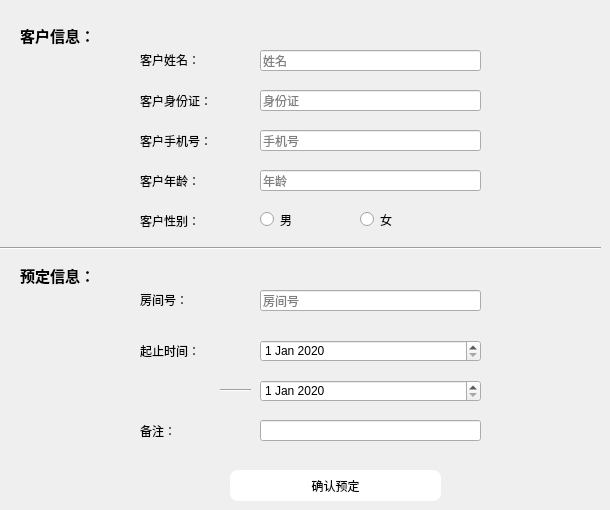
      <widget class="QWidget" name="page_8">
       <widget class="Line" name="line_7">
        <property name="geometry">
         <rect>
          <x>0</x>
          <y>240</y>
          <width>601</width>
          <height>16</height>
         </rect>
        </property>
        <property name="orientation">
         <enum>Qt::Horizontal</enum>
        </property>
       </widget>
       <widget class="QLabel" name="label_7">
        <property name="geometry">
         <rect>
          <x>20</x>
          <y>20</y>
          <width>91</width>
          <height>31</height>
         </rect>
        </property>
        <property name="font">
         <font>
          <family>FontAwesome</family>
          <pointsize>11</pointsize>
          <weight>75</weight>
          <bold>true</bold>
         </font>
        </property>
        <property name="text">
         <string>客户信息：</string>
        </property>
       </widget>
       <widget class="QLabel" name="label_8">
        <property name="geometry">
         <rect>
          <x>20</x>
          <y>260</y>
          <width>91</width>
          <height>31</height>
         </rect>
        </property>
        <property name="font">
         <font>
          <family>FontAwesome</family>
          <pointsize>11</pointsize>
          <weight>75</weight>
          <bold>true</bold>
         </font>
        </property>
        <property name="text">
         <string>预定信息：</string>
        </property>
       </widget>
       <widget class="QLineEdit" name="cname_booking">
        <property name="geometry">
         <rect>
          <x>260</x>
          <y>50</y>
          <width>221</width>
          <height>21</height>
         </rect>
        </property>
        <property name="placeholderText">
         <string>姓名</string>
        </property>
       </widget>
       <widget class="QLabel" name="label_20">
        <property name="geometry">
         <rect>
          <x>140</x>
          <y>120</y>
          <width>101</width>
          <height>41</height>
         </rect>
        </property>
        <property name="styleSheet">
         <string notr="true">font: 9pt &quot;FontAwesome&quot;;</string>
        </property>
        <property name="text">
         <string>客户手机号：</string>
        </property>
       </widget>
       <widget class="QLineEdit" name="cphone_booking">
        <property name="geometry">
         <rect>
          <x>260</x>
          <y>130</y>
          <width>221</width>
          <height>21</height>
         </rect>
        </property>
        <property name="placeholderText">
         <string>手机号</string>
        </property>
       </widget>
       <widget class="QLabel" name="label_28">
        <property name="geometry">
         <rect>
          <x>140</x>
          <y>40</y>
          <width>101</width>
          <height>40</height>
         </rect>
        </property>
        <property name="styleSheet">
         <string notr="true">font: 9pt &quot;FontAwesome&quot;;</string>
        </property>
        <property name="text">
         <string>客户姓名：</string>
        </property>
       </widget>
       <widget class="QLabel" name="label_31">
        <property name="geometry">
         <rect>
          <x>140</x>
          <y>80</y>
          <width>101</width>
          <height>41</height>
         </rect>
        </property>
        <property name="styleSheet">
         <string notr="true">font: 9pt &quot;FontAwesome&quot;;</string>
        </property>
        <property name="text">
         <string>客户身份证：</string>
        </property>
       </widget>
       <widget class="QLineEdit" name="cid_booking">
        <property name="geometry">
         <rect>
          <x>260</x>
          <y>90</y>
          <width>221</width>
          <height>21</height>
         </rect>
        </property>
        <property name="placeholderText">
         <string>身份证</string>
        </property>
       </widget>
       <widget class="QLabel" name="label_32">
        <property name="geometry">
         <rect>
          <x>140</x>
          <y>160</y>
          <width>101</width>
          <height>41</height>
         </rect>
        </property>
        <property name="styleSheet">
         <string notr="true">font: 9pt &quot;FontAwesome&quot;;</string>
        </property>
        <property name="text">
         <string>客户年龄：</string>
        </property>
       </widget>
       <widget class="QLabel" name="label_33">
        <property name="geometry">
         <rect>
          <x>140</x>
          <y>200</y>
          <width>101</width>
          <height>41</height>
         </rect>
        </property>
        <property name="styleSheet">
         <string notr="true">font: 9pt &quot;FontAwesome&quot;;</string>
        </property>
        <property name="text">
         <string>客户性别：</string>
        </property>
       </widget>
       <widget class="QLineEdit" name="cage_booking">
        <property name="geometry">
         <rect>
          <x>260</x>
          <y>170</y>
          <width>221</width>
          <height>21</height>
         </rect>
        </property>
        <property name="placeholderText">
         <string>年龄</string>
        </property>
       </widget>
       <widget class="QLineEdit" name="crid_booking">
        <property name="geometry">
         <rect>
          <x>260</x>
          <y>290</y>
          <width>221</width>
          <height>21</height>
         </rect>
        </property>
        <property name="text">
         <string/>
        </property>
        <property name="placeholderText">
         <string>房间号</string>
        </property>
       </widget>
       <widget class="QLabel" name="label_34">
        <property name="geometry">
         <rect>
          <x>140</x>
          <y>280</y>
          <width>101</width>
          <height>40</height>
         </rect>
        </property>
        <property name="styleSheet">
         <string notr="true">font: 9pt &quot;FontAwesome&quot;;</string>
        </property>
        <property name="text">
         <string>房间号：</string>
        </property>
       </widget>
       <widget class="QDateEdit" name="starttime_booking">
        <property name="geometry">
         <rect>
          <x>260</x>
          <y>340</y>
          <width>221</width>
          <height>22</height>
         </rect>
        </property>
        <property name="dateTime">
         <datetime>
          <hour>0</hour>
          <minute>0</minute>
          <second>0</second>
          <year>2020</year>
          <month>1</month>
          <day>1</day>
         </datetime>
        </property>
       </widget>
       <widget class="QLabel" name="label_35">
        <property name="geometry">
         <rect>
          <x>140</x>
          <y>330</y>
          <width>101</width>
          <height>41</height>
         </rect>
        </property>
        <property name="styleSheet">
         <string notr="true">font: 9pt &quot;FontAwesome&quot;;</string>
        </property>
        <property name="text">
         <string>起止时间：</string>
        </property>
       </widget>
       <widget class="QDateEdit" name="endtime_booking">
        <property name="geometry">
         <rect>
          <x>260</x>
          <y>380</y>
          <width>221</width>
          <height>22</height>
         </rect>
        </property>
        <property name="dateTime">
         <datetime>
          <hour>0</hour>
          <minute>0</minute>
          <second>0</second>
          <year>2020</year>
          <month>1</month>
          <day>1</day>
         </datetime>
        </property>
       </widget>
       <widget class="Line" name="line_8">
        <property name="geometry">
         <rect>
          <x>220</x>
          <y>380</y>
          <width>31</width>
          <height>20</height>
         </rect>
        </property>
        <property name="orientation">
         <enum>Qt::Horizontal</enum>
        </property>
       </widget>
       <widget class="QLabel" name="label_36">
        <property name="geometry">
         <rect>
          <x>140</x>
          <y>410</y>
          <width>101</width>
          <height>41</height>
         </rect>
        </property>
        <property name="styleSheet">
         <string notr="true">font: 9pt &quot;FontAwesome&quot;;</string>
        </property>
        <property name="text">
         <string>备注：</string>
        </property>
       </widget>
       <widget class="QLineEdit" name="remark_booking">
        <property name="geometry">
         <rect>
          <x>260</x>
          <y>420</y>
          <width>221</width>
          <height>21</height>
         </rect>
        </property>
        <property name="text">
         <string/>
        </property>
        <property name="placeholderText">
         <string/>
        </property>
       </widget>
       <widget class="QPushButton" name="commitBookingClient">
        <property name="geometry">
         <rect>
          <x>230</x>
          <y>470</y>
          <width>211</width>
          <height>31</height>
         </rect>
        </property>
        <property name="styleSheet">
         <string notr="true">#commitBookingClient{background:#ffffff;
border-radius:8px}
#commitBookingClient:hover
{
background:#4c64ba
}</string>
        </property>
        <property name="text">
         <string>确认预定</string>
        </property>
       </widget>
       <widget class="QRadioButton" name="male_booking">
        <property name="geometry">
         <rect>
          <x>260</x>
          <y>210</y>
          <width>81</width>
          <height>19</height>
         </rect>
        </property>
        <property name="text">
         <string>男</string>
        </property>
       </widget>
       <widget class="QRadioButton" name="female_booking">
        <property name="geometry">
         <rect>
          <x>360</x>
          <y>210</y>
          <width>115</width>
          <height>19</height>
         </rect>
        </property>
        <property name="text">
         <string>女</string>
        </property>
       </widget>
      </widget>
